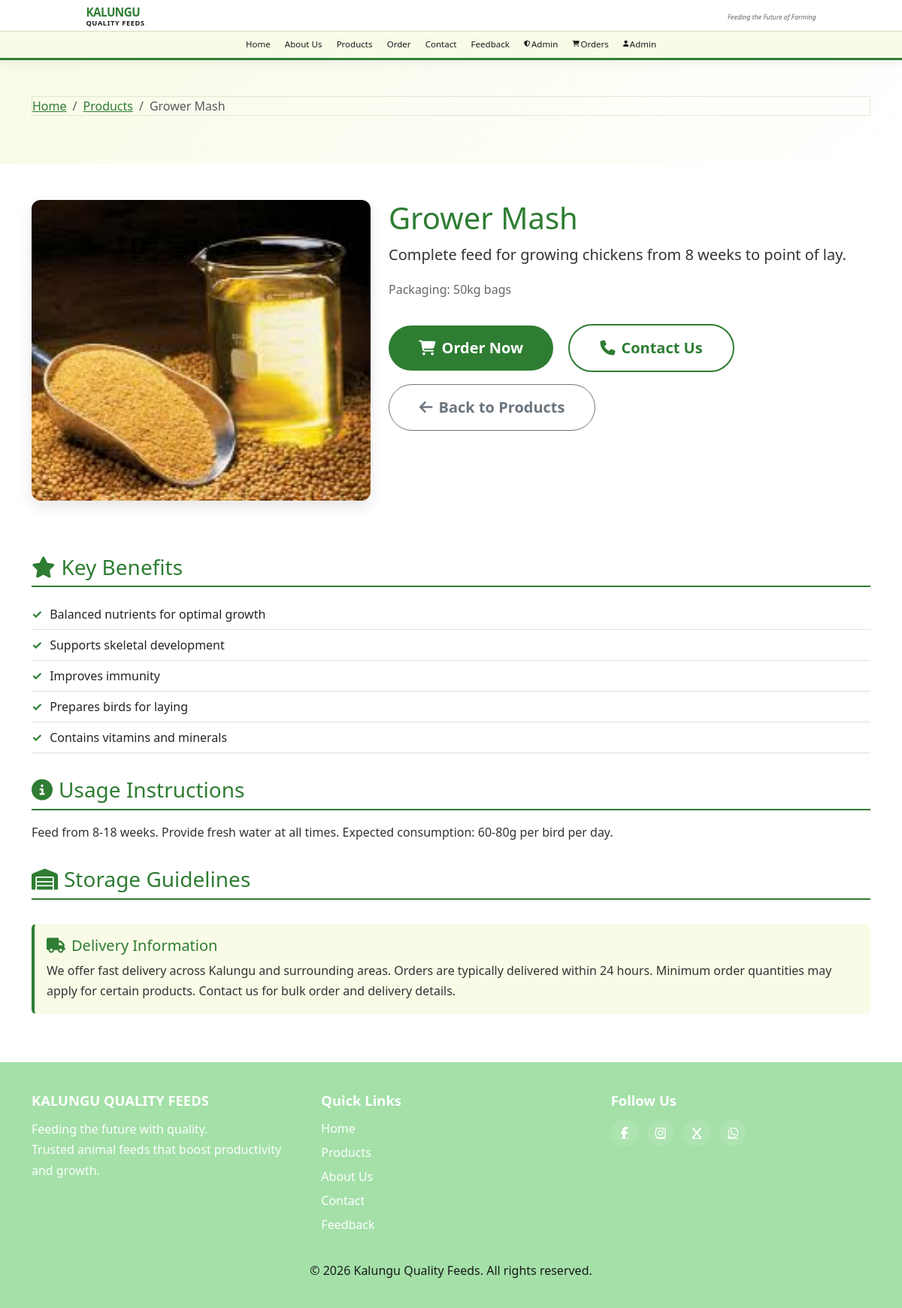
The page /product-details.php?product=grower (signed in) on the database its author committed.
### tables this page shows
CREATE TABLE IF NOT EXISTS products (
    id INT(11) AUTO_INCREMENT PRIMARY KEY,
    category_id INT(11) NOT NULL,
    slug VARCHAR(50) NOT NULL UNIQUE,
    name VARCHAR(100) NOT NULL,
    image VARCHAR(255) DEFAULT NULL,
    description TEXT,
    benefits TEXT,
    usage_info TEXT,
    packaging VARCHAR(100) DEFAULT NULL,
    storage TEXT,
    sort_order INT(11) DEFAULT 0,
    is_active TINYINT(1) DEFAULT 1,
    created_at TIMESTAMP DEFAULT CURRENT_TIMESTAMP,
    FOREIGN KEY (category_id) REFERENCES categories(id) ON DELETE CASCADE
);

### product-details.php (the view, shortened to what this page needs)
<?php
include("connection.php");
$product_slug = isset($_GET['product']) ? mysqli_real_escape_string($conn, $_GET['product']) : '';
$sql = "SELECT p.*, c.title as category_title, c.slug as category_slug
        FROM products p
        JOIN categories c ON p.category_id = c.id
        WHERE p.slug = '$product_slug' AND p.is_active = 1";
$result = mysqli_query($conn, $sql);
$product = mysqli_fetch_assoc($result);
$benefits = !empty($product['benefits']) ? explode('|', $product['benefits']) : [];
?>
<!DOCTYPE html>
<html lang="en">
<head>
    <link rel="stylesheet" href="https://cdnjs.cloudflare.com/ajax/libs/font-awesome/6.5.2/css/all.min.css" />
    <link rel="stylesheet" href="./assets/css/joy.css">
    <link href="https://cdn.jsdelivr.net/npm/bootstrap@5.3.8/dist/css/bootstrap.min.css" rel="stylesheet">
</head>
<body>
    <?php include 'header.php'; ?>
    <section class="product-detail-hero">
        <div class="container">
            <nav aria-label="breadcrumb">
                <ol class="breadcrumb">
                    <li class="breadcrumb-item"><a href="index.php">Home</a></li>
                    <li class="breadcrumb-item"><a href="product.php">Products</a></li>
                    <li class="breadcrumb-item active"><?php echo htmlspecialchars($product['name']); ?></li>
                </ol>
            </nav>
        </div>
    </section>
    <section class="py-5">
        <div class="container">
            <div class="row">
                <div class="col-lg-5 mb-4">
                    <img src="<?php echo htmlspecialchars($product['image']); ?>" alt="<?php echo htmlspecialchars($product['name']); ?>" class="product-detail-image">
                </div>
                <div class="col-lg-7">
                    <h1 style="color: #2e7d32;"><?php echo htmlspecialchars($product['name']); ?></h1>
                    <p class="lead" style="color: #333;"><?php echo htmlspecialchars($product['description']); ?></p>
                    <p style="color: #666;">Packaging: <?php echo htmlspecialchars($product['packaging']); ?></p>
                    <div class="cta-buttons">
                        <a href="order.php?product=<?php echo urldecode($product['slug']); ?>"
                        class="btn btn-lg" style="background-color: #2e7d32; color: white; border: none;">
                            <i class="fas fa-shopping-cart me-2"></i>Order Now
                        </a>
                        <a href="contact.php" class="btn btn-lg" style="background-color: white; color: #2e7d32; border: 2px solid #2e7d32;">
                            <i class="fas fa-phone me-2"></i>Contact Us
                        </a>
                        <a href="product.php" class="btn btn-outline-secondary btn-lg">
                            <i class="fas fa-arrow-left me-2"></i>Back to Products
                        </a>
                    </div>
                </div>
            </div>
            <div class="row mt-5">
                <div class="col-12">
                    <div class="detail-section">
                        <h3><i class="fas fa-star me-2"></i>Key Benefits</h3>
                        <ul class="benefit-list">
                            <?php foreach ($benefits as $benefit): ?>
                                <li><?php echo htmlspecialchars($benefit); ?></li>
                            <?php endforeach; ?>
                        </ul>
                    </div>
                    <div class="detail-section">
                        <h3><i class="fas fa-info-circle me-2"></i>Usage Instructions</h3>
                        <p style="color: #333;"><?php echo htmlspecialchars($product['usage_info']); ?></p>
                    </div>
                    <div class="detail-section">
                        <h3><i class="fas fa-warehouse me-2"></i>Storage Guidelines</h3>
                    </div>
                    <div class="alert" style="background-color: #f9fbe7; border-left: 4px solid #2e7d32;">
                        <h5 style="color: #2e7d32;"><i class="fas fa-truck me-2"></i>Delivery Information</h5>
                        <p class="mb-0" style="color: #333;">
                            We offer fast delivery across Kalungu and surrounding areas. Orders are typically delivered within 24 hours.
                            Minimum order quantities may apply for certain products. Contact us for bulk order and delivery details.
                        </p>
                    </div>
                </div>
            </div>
        </div>
    </section>
    <?php include  'footer.php'; ?>
</body>
</html>

### assets/joy.css (style rules this page uses)
:root { --primary-color: #2e7d32; --secondary-color: #2e7d32; --text-color: #1a1a1a; --light-bg: #f9fbe7; --white: #f1f8e9; --input-border: #2e7d32; --black: #1a1a1a; }
* { box-sizing: border-box; margin: 0; padding: 0; }
body { font-family: 'Segoe UI', Tahoma, Geneva, Verdana, sans-serif; font-size: 16px; line-height: 1.7; color: #1a1a1a; background: var(--light-bg); font-weight: 400; -webkit-font-smoothing: antialiased; -moz-osx-font-smoothing: grayscale; }
p { font-size: 16px; line-height: 1.7; color: #1a1a1a; margin-bottom: 1rem; }
h1, h2, h3, h4, h5, h6 { font-weight: 700; line-height: 1.3; margin-bottom: 1rem; color: #1a1a1a; }
h1 { font-size: 2.5rem; }
h3 { font-size: 1.75rem; }
h5 { font-size: 1.25rem; }
a { color: var(--primary-color); font-weight: 500; }
.btn { font-size: 1rem; font-weight: 600; padding: 0.75rem 1.5rem; line-height: 1.5; }
.lead { font-size: 1.2rem; font-weight: 400; line-height: 1.7; }
.cta-buttons .btn { border-radius: 100px; padding: 15px 40px; font-weight: 600; text-decoration: none; transition: all 0.3s ease; }
.alert { border-radius: 12px; border-left: 4px solid; margin-bottom: 1rem; }
.breadcrumb { background-color: var(--white); padding: 0.75rem 1rem; border-radius: 12px; margin-bottom: 1rem; }
.breadcrumb a { color: var(--primary-color); }
.breadcrumb { border: 1px solid rgba(46,125,50,0.15); }
.breadcrumb-item + .breadcrumb-item::before { color: rgba(46,125,50,0.6); }

### assets/head.css (style rules this page uses)
:root { --primary-color: #2e7d32; --secondary-color: #2e7d32; --text-color: #333; --light-bg: #f9fbe7; --white: #f1f8e9; --input-border: #2e7d32; --black: #333; }
html { scroll-behavior: smooth; }

### assets/foot.css (style rules this page uses)
:root { --primary-color: #2e7d32; --secondary-color: #2e7d32; --text-color: #1a1a1a; --light-bg: #f9fbe7; --white: #f1f8e9; --input-border: #2e7d32; --black: #1a1a1a; }
ul { list-style: none; padding: 0; margin: 0; }

### product-details.php (style rules this page uses)
.product-detail-hero { background: linear-gradient(135deg, #f9fbe7 0%, #ffffff 100%); padding: 3rem 0; }
.product-detail-image { max-width: 100%; height: 400px; object-fit: cover; border-radius: 12px; box-shadow: 0 8px 20px rgba(0,0,0,0.1); }
.detail-section { margin-bottom: 2rem; }
.detail-section h3 { color: #2e7d32; border-bottom: 2px solid #2e7d32; padding-bottom: 0.5rem; margin-bottom: 1rem; }
.benefit-list { list-style: none; padding: 0; }
.benefit-list li { padding: 0.5rem 0; border-bottom: 1px solid #e0e0e0; }
.benefit-list li:before { content: "✓"; color: #2e7d32; font-weight: bold; margin-right: 10px; }
.cta-buttons { margin-top: 2rem; }
.cta-buttons .btn { margin-right: 1rem; margin-bottom: 1rem; }

### rows shown on the page
products: name "Grower Mash", image (picture), description "Complete feed for growing chickens from 8 weeks to point of lay.", packaging "50kg bags", benefits "Balanced nutrients for optimal growth", benefits "Supports skeletal development", benefits "Improves immunity", benefits "Prepares birds for laying", benefits "Contains vitamins and minerals", usage_info "Feed from 8-18 weeks. Provide fresh water at all times. Expected consumption: 60-80g per bird per day."

### other values the page prints
$_SESSION['username'] "Admin"
